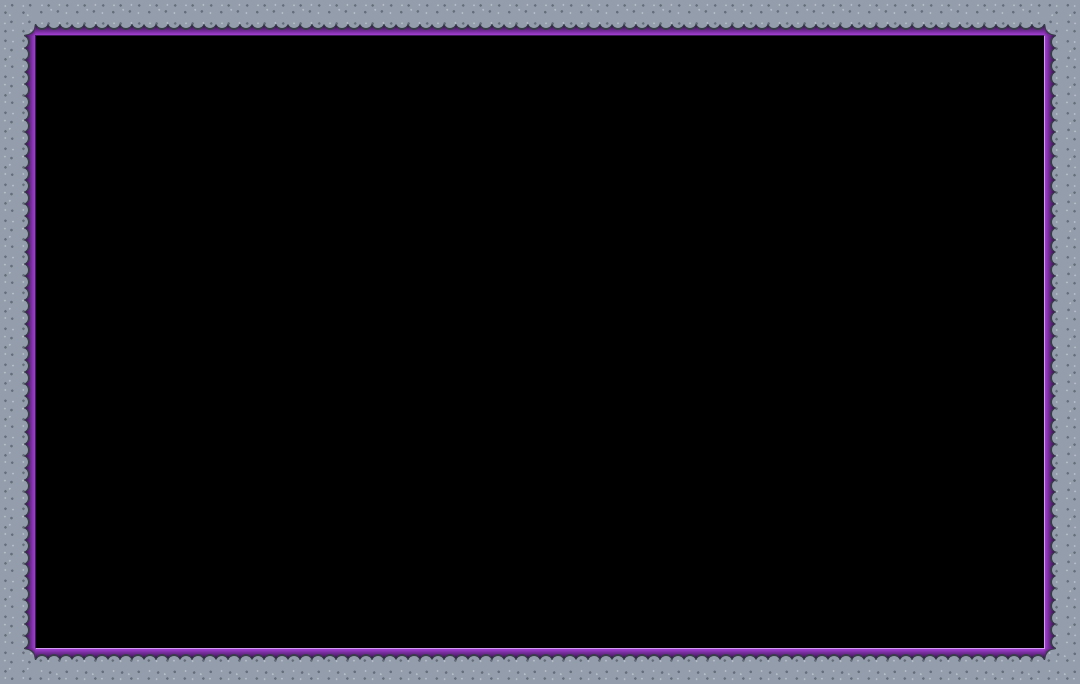

Below is a game level as drawn by its tile map, then a one-line description and the .tmx that defines it (tile-layer data replaced by summaries):
An orthogonal 30x19 tile map with 36x36 px tiles, 1 tile layer (terrain), 2 hidden layers not drawn, 3 tilesets and 8 objects (floor, start_location, jump_target, ceiling, start_zone, ...).

<map version="1.0" orientation="orthogonal" width="30" height="19" tilewidth="36" tileheight="36">
 <tileset firstgid="1" name="tileset" tilewidth="36" tileheight="36">
  <image source="../graphics/map/tileset.png" width="720" height="504" />
 </tileset>
 <tileset firstgid="281" name="player" tilewidth="64" tileheight="64">
  <image source="../graphics/trippers/tripper.png" width="64" height="64" />
  <terraintypes>
   <terrain name="New Terrain" tile="-1" />
  </terraintypes>
 </tileset>
 <tileset firstgid="282" name="blackhole" tilewidth="128" tileheight="128">
  <image source="../../../data/graphics/trippers/black_hole.png" width="384" height="128" />
 </tileset>
 <layer name="bg" width="30" height="19" visible="0">
  <data>[570 cells, 570 non-empty, 16 distinct tile ids]</data>
 </layer>
 <layer name="terrain" width="30" height="19">
  <data>[570 cells, 94 non-empty, 14 distinct tile ids]</data>
 </layer>
 <layer name="fg" width="30" height="19" visible="0">
  <data>[570 cells, 0 non-empty, 0 distinct tile ids]</data>
 </layer>
 <objectgroup name="zones" width="30" height="19">
  <object name="floor" x="0" y="648" width="1080" height="36" />
  <object type="start_location" x="464" y="584" width="42" height="62">
   <properties>
    <property name="rotation" value="0" />
   </properties>
  </object>
  <object name="jump_target" x="785" y="21" width="179" height="78" />
  <object x="471" y="661" width="3" />
  <object name="ceiling" x="0" y="-3" width="1080" height="36" />
  <object name="start_zone" x="439" y="574" width="84" height="80" />
  <object name="shielded_jump_target" x="416" y="20" width="179" height="78" />
 </objectgroup>
 <objectgroup name="actors" width="30" height="19">
  <object type="black_hole" gid="282" x="590" y="386" />
 </objectgroup>
</map>
